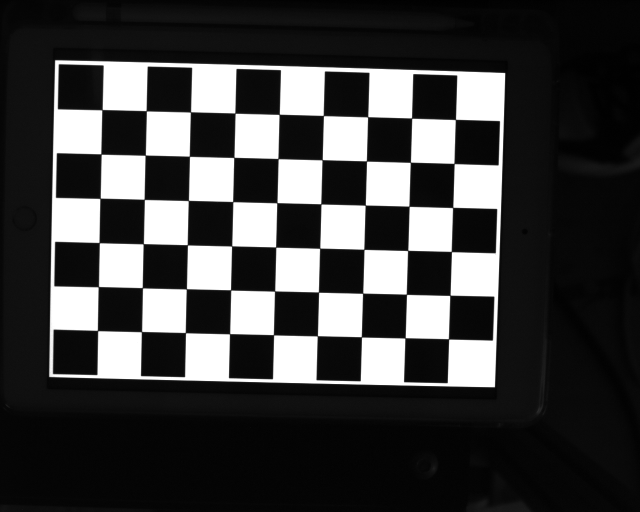
#> input picture calibration/1.png, 1280 x 1024 px, found by its file name (shown at 1/2 size); its folder holds 4 pictures in this run
$ jupyter execute --allow-errors packen_v2.ipynb
#> lines starting #> are read from the running program, lines starting #| are printed output that depends on the picture; after the words box and inside, x2 and y2 are one past the last pixel; in counts of white or black regions, pixels touching at a corner belong together
### backup/myutils.py
import cv2
import numpy as np
import glob
from matplotlib import pyplot as plt
import os

def ls(path):
    files =  os.listdir(path)
    return [os.path.join(path,x) for x in files]

# [105 lines left out: functions getContours, kmeans, vorbe, boundingRect, reorder, warpImg and 2 more, not called in this run]

### backup/packen_v2.ipynb
# 0. Start

import package & utils

[cell 1]
import cv2
import numpy as np
import glob
from matplotlib import pyplot as plt
import os
import myutils
import urx

Images

#> (a cell that did not finish here is left out)

# 1. Kamera Kalibrierung

[cell 3]
kalibrierung_files = myutils.ls("calibration/")
muster = [cv2.imread(img,1)[:,:,::-1] for img in kalibrierung_files]
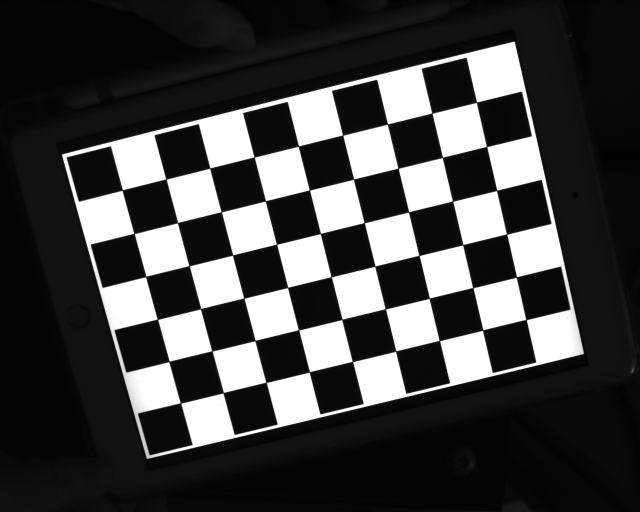
#> input picture calibration/10.png, 1280 x 1024 px, found by its file name (shown at 1/2 size)
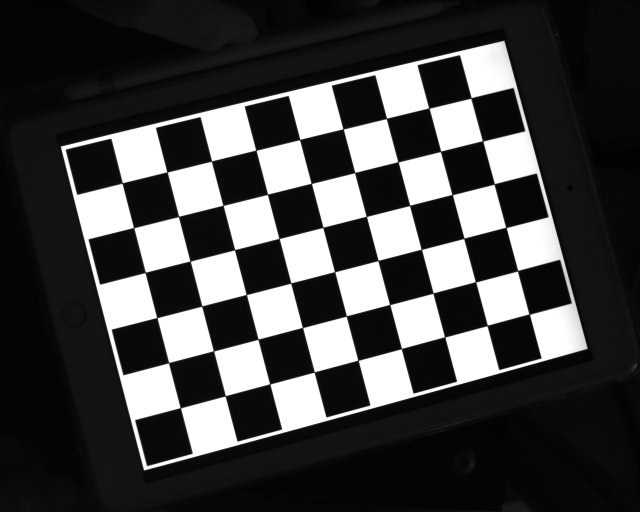
#> input picture calibration/11.png, 1280 x 1024 px, found by its file name (shown at 1/2 size)
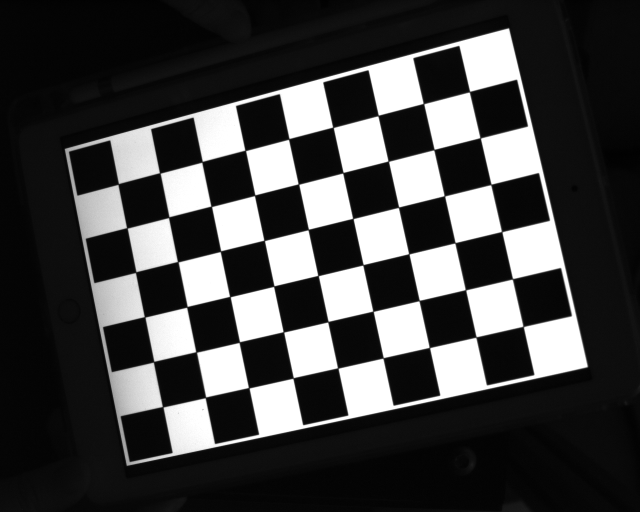
#> input picture calibration/12.png, 1280 x 1024 px, found by its file name (shown at 1/2 size)
#> muster = 4 items

fig=plt.figure(figsize=(15, 4))
for i in range (len(muster)):
    fig.add_subplot(3, 9, i+1)
    plt.imshow(muster[i], cmap = "gray")
    plt.axis('off')
#> this loop made 4 passes
plt.show()
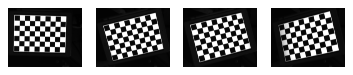
#> figure drawn by matplotlib, 4 panels

[cell 4]
criteria = (cv2.TERM_CRITERIA_EPS + cv2.TERM_CRITERIA_MAX_ITER, 30, 0.001)
w = 9   # 10 - 1
h = 6   # 7  - 1
objp = np.zeros((w*h,3), np.float32)
objp[:,:2] = np.mgrid[0:w,0:h].T.reshape(-1,2)
objp = objp*18.1  # 18.1 mm
objpoints = []
imgpoints = []
images_k = glob.glob(r'calibration/*.png')

i=0
for fname in images_k:
    img = cv2.imread(fname)
#> img is the input picture: shape (1024, 1280, 3); min 0, max 255, mean 63.9
    h1, w1 = img.shape[0], img.shape[1]
#> h1 = 1024; w1 = 1280
    gray = cv2.cvtColor(img,cv2.COLOR_BGR2GRAY)
    u, v = img.shape[:2]
#> u = 1024; v = 1280
    ret, corners = cv2.findChessboardCorners(gray, (w,h),None)
#> ret = True; corners = 54 rows, first 8: [204.5, 220], [294.3, 223.8], [382.5, 223.5], [470.5, 226.5], [559.8, 227.7], [646.9, 231.2], [737.2, 233.1], [824, 236]
    if ret == True:
        # print("i:", i)
        i = i+1
        cv2.cornerSubPix(gray,corners,(11,11),(-1,-1),criteria)
        objpoints.append(objp)
        imgpoints.append(corners)
        cv2.drawChessboardCorners(img, (w,h), corners, ret)
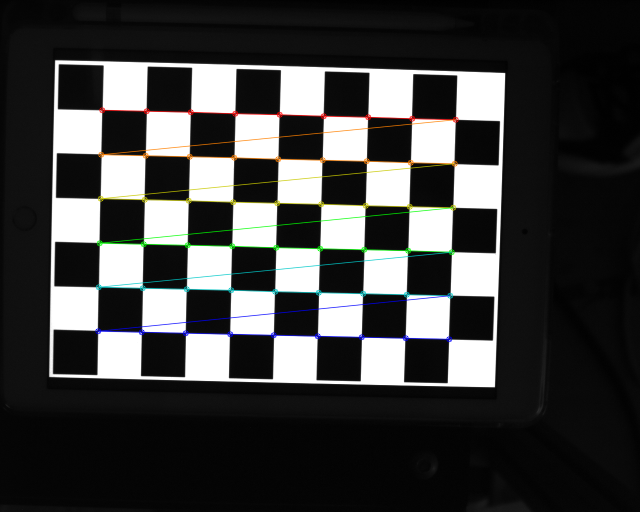
#> img: shape (1024, 1280, 3) (shown at 1/2 size); 2.1% of pixels changed, all inside (x1, y1, x2, y2) = (190, 214, 918, 685)
        cv2.namedWindow('findCorners', cv2.WINDOW_NORMAL)
        cv2.resizeWindow('findCorners', 640, 480)
        cv2.imshow('findCorners',img)
        cv2.waitKey(200)
cv2.destroyAllWindows()
# print('rechnen')
ret, mtx, dist, rvecs, tvecs = \
    cv2.calibrateCamera(objpoints, imgpoints, gray.shape[::-1], None, None)

# print("ret:",ret)
print("mtx:\n",mtx)
print("Verzerrung:\n",dist   )   # distortion cofficients = (k_1,k_2,p_1,p_2,k_3)
print("rvecs(i=0):\n",rvecs[0])
print("tvecs(i=0):\n",tvecs[0])
newcameramtx, roi = cv2.getOptimalNewCameraMatrix(mtx, dist, (u, v), 0, (u, v))
print('newcameramtx',newcameramtx)

[cell 5]
def kali_n(n):
    criteria = (cv2.TERM_CRITERIA_EPS + cv2.TERM_CRITERIA_MAX_ITER, 30, 0.001)
    w = 9   # 10 - 1
    h = 6   # 7  - 1
    objp = np.zeros((w*h,3), np.float32)
    objp[:,:2] = np.mgrid[0:w,0:h].T.reshape(-1,2)
    objp = objp*18.1  # 18.1 mm
    objpoints = []
    imgpoints = []
    images_k = glob.glob(r'kalibrierung/*.png')

    i=0
    for fname in images_k[:n]:
        img = cv2.imread(fname)
        h1, w1 = img.shape[0], img.shape[1]
        gray = cv2.cvtColor(img,cv2.COLOR_BGR2GRAY)
        u, v = img.shape[:2]
        ret, corners = cv2.findChessboardCorners(gray, (w,h),None)
        if ret == True:
            # print("i:", i)
            i = i+1
            cv2.cornerSubPix(gray,corners,(11,11),(-1,-1),criteria)
            objpoints.append(objp)
            imgpoints.append(corners)
            cv2.drawChessboardCorners(img, (w,h), corners, ret)
            cv2.namedWindow('findCorners', cv2.WINDOW_NORMAL)
            cv2.resizeWindow('findCorners', 640, 480)
            cv2.imshow('findCorners',img)
            cv2.waitKey(200)
    cv2.destroyAllWindows()

    ret, mtx, dist, rvecs, tvecs = \
        cv2.calibrateCamera(objpoints, imgpoints, gray.shape[::-1], None, None)

    newcameramtx, roi = cv2.getOptimalNewCameraMatrix(mtx, dist, (u, v), 0, (u, v))
    return dist[0], [newcameramtx[0][0], newcameramtx[1][1], newcameramtx[0][2], newcameramtx[1][2]]

[cell 6]
def para_stu(n):
    x = []
    cam = []
    y = np.linspace(3,n,n-2)
    for i in range(3,n+1):
        tmp,tmp2 = kali_n(i)
